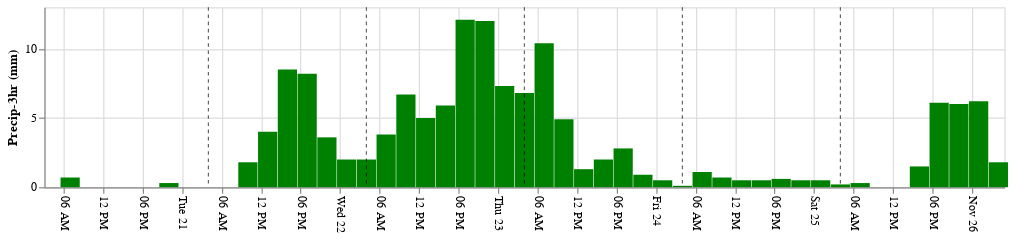

This figure's notebook cell:
### Code cell
precip = alt.Chart(meteo).mark_bar(color='green', size=16).encode(
    alt.X('datetime:T', title=None, axis=alt.Axis(labelAngle=90)),
    alt.Y('pc_3hr:Q', title = 'Precip-3hr (mm)')
).properties(width=800, height=150)


precip = precip + rules
precip

### Figure 1 — Vega-Lite specification as saved in the notebook (floating-point values rounded to 4 significant figures; data arrays with more than 128 entries replaced by an {"elided": "..."} marker saying what was removed)
{"config": {"view": {"continuousWidth": 400, "continuousHeight": 300}}, "layer": [{"data": {"name": "data-f25aa38ff2b4e5ced90f35d79afac4b8"}, "mark": {"type": "bar", "color": "green", "size": 16}, "encoding": {"x": {"axis": {"labelAngle": 90}, "field": "datetime", "title": null, "type": "temporal"}, "y": {"field": "pc_3hr", "title": "Precip-3hr (mm)", "type": "quantitative"}}, "height": 150, "width": 800}, {"layer": [{"data": {"name": "data-d890e8691e23ab16bb0599274252fd34"}, "mark": {"type": "rule", "opacity": 0.6, "strokeDash": [3, 3]}, "encoding": {"color": {"field": "color", "scale": null, "type": "nominal"}, "x": {"field": "datetime", "type": "temporal"}}}, {"data": {"name": "data-f9755272b0156eb50b31cf5400a8ec31"}, "mark": {"type": "rule", "opacity": 0.6, "strokeDash": [3, 3]}, "encoding": {"color": {"field": "color", "scale": null, "type": "nominal"}, "x": {"field": "datetime", "type": "temporal"}}}, {"data": {"name": "data-d7f3edebc11c28477e861c4de58e6496"}, "mark": {"type": "rule", "opacity": 0.6, "strokeDash": [3, 3]}, "encoding": {"color": {"field": "color", "scale": null, "type": "nominal"}, "x": {"field": "datetime", "type": "temporal"}}}, {"data": {"name": "data-981ad26b4c961706c23148826f5c88e7"}, "mark": {"type": "rule", "opacity": 0.6, "strokeDash": [3, 3]}, "encoding": {"color": {"field": "color", "scale": null, "type": "nominal"}, "x": {"field": "datetime", "type": "temporal"}}}, {"data": {"name": "data-c5e38843548aeb09bd85b8508ed83ca7"}, "mark": {"type": "rule", "opacity": 0.6, "strokeDash": [3, 3]}, "encoding": {"color": {"field": "color", "scale": null, "type": "nominal"}, "x": {"field": "datetime", "type": "temporal"}}}]}], "$schema": "https://vega.github.io/schema/vega-lite/v4.17.0.json", "datasets": {"data-f25aa38ff2b4e5ced90f35d79afac4b8": {"elided": "145 records"}, "data-d890e8691e23ab16bb0599274252fd34": [{"datetime": "2017-11-21 04:00:00", "color": "black"}], "data-f9755272b0156eb50b31cf5400a8ec31": [{"datetime": "2017-11-22 04:00:00", "color": "black"}], "data-d7f3edebc11c28477e861c4de58e6496": [{"datetime": "2017-11-23 04:00:00", "color": "black"}], "data-981ad26b4c961706c23148826f5c88e7": [{"datetime": "2017-11-24 04:00:00", "color": "black"}], "data-c5e38843548aeb09bd85b8508ed83ca7": [{"datetime": "2017-11-25 04:00:00", "color": "black"}]}}
